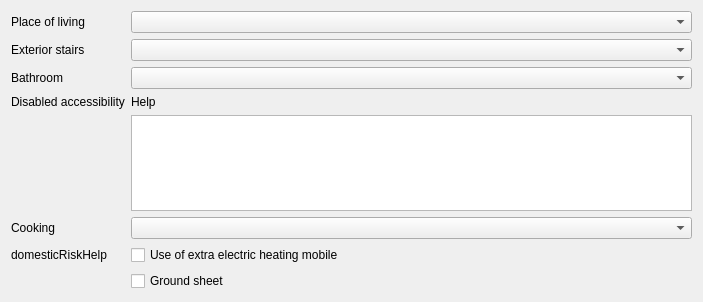
<?xml version="1.0" encoding="UTF-8"?>
<ui version="4.0">
 <class>Subs::Geriatrics::SocioDemographics::PlaceOfLiving</class>
 <widget class="QWidget" name="Subs::Geriatrics::SocioDemographics::PlaceOfLiving">
  <property name="geometry">
   <rect>
    <x>0</x>
    <y>0</y>
    <width>703</width>
    <height>302</height>
   </rect>
  </property>
  <property name="windowTitle">
   <string/>
  </property>
  <layout class="QFormLayout" name="formLayout">
   <property name="fieldGrowthPolicy">
    <enum>QFormLayout::AllNonFixedFieldsGrow</enum>
   </property>
   <item row="0" column="0">
    <widget class="QLabel" name="placeLabel">
     <property name="text">
      <string>Place of living</string>
     </property>
    </widget>
   </item>
   <item row="0" column="1">
    <widget class="QComboBox" name="placeCombo"/>
   </item>
   <item row="1" column="0">
    <widget class="QLabel" name="extStairsLabel">
     <property name="text">
      <string>Exterior stairs</string>
     </property>
    </widget>
   </item>
   <item row="1" column="1">
    <widget class="QComboBox" name="extStairsCombo"/>
   </item>
   <item row="2" column="0">
    <widget class="QLabel" name="bathroomLabel">
     <property name="text">
      <string>Bathroom</string>
     </property>
    </widget>
   </item>
   <item row="2" column="1">
    <widget class="QComboBox" name="bathroomCombo"/>
   </item>
   <item row="3" column="1">
    <widget class="QLabel" name="disabledHelpLabel">
     <property name="text">
      <string>Help</string>
     </property>
    </widget>
   </item>
   <item row="4" column="1">
    <widget class="QTextEdit" name="disabledEdit"/>
   </item>
   <item row="5" column="0">
    <widget class="QLabel" name="cookingLabel">
     <property name="text">
      <string>Cooking</string>
     </property>
    </widget>
   </item>
   <item row="5" column="1">
    <widget class="QComboBox" name="cookingCombo"/>
   </item>
   <item row="6" column="1">
    <widget class="QCheckBox" name="extraHeatingCheck">
     <property name="text">
      <string>Use of extra electric heating mobile</string>
     </property>
    </widget>
   </item>
   <item row="3" column="0">
    <widget class="QLabel" name="disabledLabel">
     <property name="text">
      <string>Disabled accessibility</string>
     </property>
    </widget>
   </item>
   <item row="7" column="1">
    <widget class="QCheckBox" name="groundSheetCheck">
     <property name="text">
      <string>Ground sheet</string>
     </property>
    </widget>
   </item>
   <item row="6" column="0">
    <widget class="QLabel" name="domesticRiskHelp">
     <property name="text">
      <string>domesticRiskHelp</string>
     </property>
    </widget>
   </item>
  </layout>
 </widget>
 <resources/>
 <connections/>
</ui>
